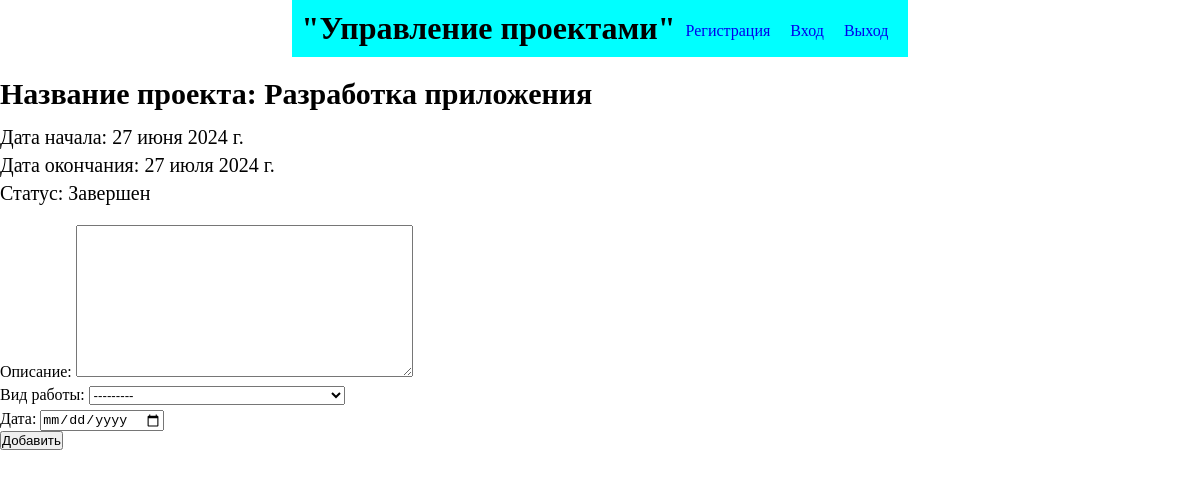
The app's page /detail/2 with its own data.
### main/models.py (models this page shows, shortened)
class Project(models.Model):
    STATUS_CHOICE = (
        ("В работе", "В работе"),
        ("Завершен", "Завершен"),
    )
    name = models.CharField('Название', max_length=255)
    date_start = models.DateField('Дата начала')
    date_end = models.DateField('Дата сдачи')
    status = models.CharField("Статус проекта", choices=STATUS_CHOICE, max_length=50)
    class Meta:
        verbose_name = 'Проект'
        verbose_name_plural = 'Проекты'

### main/views.py (the view, shortened to what this page needs)
# urls.py: path('detail/<int:pk>', ProjectDetailView.as_view(), name='detail_project'),
class ProjectDetailView(DetailView, FormMixin):
    model = Project
    template_name = 'workonproject.html'
    context_object_name = 'project'
    form_class = WorkOnProjectForm
    success_url = reverse_lazy('main_page')
    def get_context_data(self, *, object_list=None, **kwargs):
        context = super().get_context_data(**kwargs)
        return context

### main/forms.py (shortened to what this page needs)
class WorkOnProjectForm(forms.ModelForm):
    class Meta:
        model = WorkOnProject
        fields = ['description', 'type_work', 'dat']
        widgets = {
            'dat': forms.DateInput(
                format=('%d/%m/%Y'),
                attrs={'class': 'form-control',
                       'placeholder': 'Select a date',
                       'type': 'date'  # <--- IF I REMOVE THIS LINE, THE INITIAL VALUE IS DISPLAYED
                       }),
        }

### main/models.py (called while the page is built)
    def __str__(self):
        return self.name

### main/templates/workonproject.html (shortened to what this page needs)
{% extends "base.html" %}
{% load static %}
{% block content %}
	<h1 class="greeting-text">Название проекта: {{ project.name }}</h1>
	<p class="detail_item">Дата начала: {{ project.date_start }}</p>
	<p class="detail_item">Дата окончания: {{ project.date_end }}</p>
	<p class="detail_item">Статус: {{ project.status }}</p>
	<div class="project__form">
		<form action="" method="post">
			{{ form.as_p }}
			<button type="submit">Добавить</button>
		</form>
	</div>
{% endblock %}

### main/static/style.css (style rules this page uses)
* { margin: 0; padding: 0; }
.greeting-text { margin-top: 20px; font-size: 30px; margin-bottom: 15px; }
p { margin-top: 5px; }
.detail_item { font-size: 20px; }
.project__form { margin-top: 20px; }

### records on screen
Project: name "Разработка приложения", date_start "27 июня 2024 г.", date_end "27 июля 2024 г.", status "Завершен"
